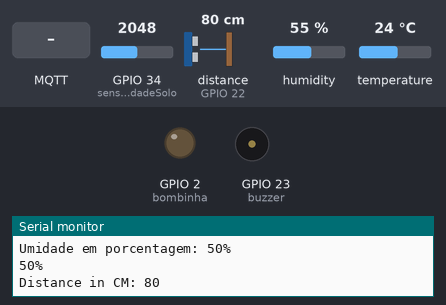
The sketch below on a simulated ESP32. Parts: output pins drawn as LEDs (lit = HIGH), buzzer (waves = sounding), the last lines printed to the serial monitor. Inputs (shaded band) come from the test bench; at power-on: distance to the obstacle (sensor on GPIO 22) 80 cm, GPIO 34 (sensorUmidadeSolo) = 2048, humidity 55 %, temperature 24 °C. The echo pulse lasts 58.3 µs per cm; WiFi joins after 1.5 s; servers stay silent unless stated; no MQTT or app messages arrive unless stated.

Above: at 4.7 s.
4.8 s: distance to the obstacle (sensor on GPIO 22) set to 4 cm
6.9 s: distance to the obstacle (sensor on GPIO 22) set to 2 cm
At 7.74 s:
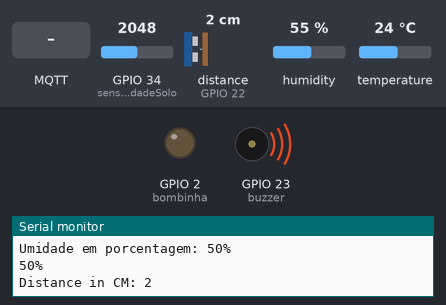
12.6 s: MQTT message "L" arrives on the first subscribed topic
At 14.4 s:
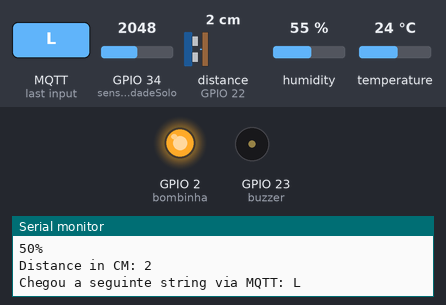
17.3 s: MQTT message "D" arrives on the first subscribed topic
At 19.1 s:
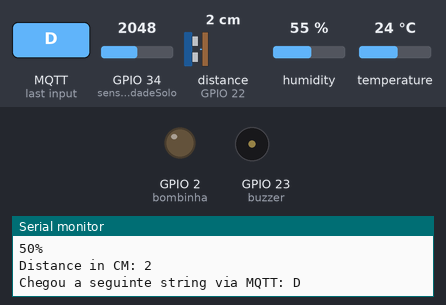
20.8 s: distance to the obstacle (sensor on GPIO 22) set to 9 cm
At 20.8 s:
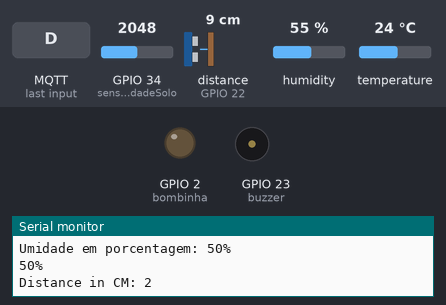
Timing chart, 0 to 23.8 s (numbered marks = the images above; inputs shaded):
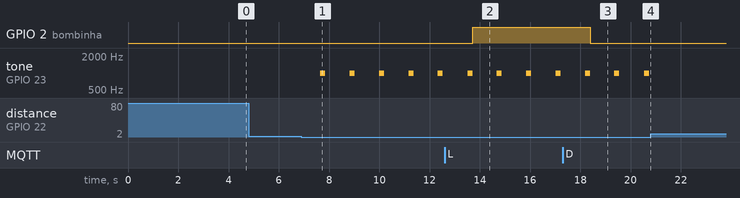

The sketch:

hortaInteligente.ino
```cpp
#include <arduino.h>
#include <WiFi.h>
#include <PubSubClient.h>
#include <DHT.h>
#include <Ultrasonic.h>

#define DHTPIN 32
#define DHTTYPE DHT11 // DHT 11
//Define Relé/BLINK

#define bombinha 2

//Define Sensor Proximidade
#define trig 21
#define echo 22

#define buzzer 23

/* Definicoes para o MQTT */
#define TOPICO_PUBLISH_TEMPERATURA   "topico_publica_temp"
#define TOPICO_PUBLISH_UMIDADE_SOLO  "topico_publica_umidade_solo"
#define TOPICO_PUBLISH_NIVEL_AGUA    "topico_publica_nivel_agua"
#define TOPICO_PUBLISH_UMIDADE       "topico_publica_umidade"
#define TOPICO_SUBSCRIBE_BOMBA_AGUA  "topico_publica_bomba_agua"
#define ID_MQTT  "Horta_Inteligente_mqtt"     //id mqtt (para identificação de sessão)

//Casa Pedro
/*const char* SSID     = "Justweb-Pedro"; // SSID / nome da rede WI-FI que deseja se conectar
const char* PASSWORD = "36393525"; // Senha da rede WI-FI que deseja se conectar
const char* BROKER_MQTT = "test.mosquitto.org";
int BROKER_PORT = 1883; // Porta do Broker MQTT*/

//Casa Isabela
const char* SSID     = "2.4GNETVIRTUACASA6"; // SSID / nome da rede WI-FI que deseja se conectar
const char* PASSWORD = "Scarabelli"; // Senha da rede WI-FI que deseja se conectar
const char* BROKER_MQTT = "test.mosquitto.org";
int BROKER_PORT = 1883; // Porta do Broker MQTT

//Variáveis e objetos globais
WiFiClient espClient; // Cria o objeto espClient
PubSubClient MQTT(espClient); // Instancia o Cliente MQTT passando o objeto espClient

Ultrasonic ultrasonic(trig,echo);
DHT dht(DHTPIN, DHTTYPE);

int distance;
int leitura;

/* Prototypes */
void initWiFi(void);
void initMQTT(void);
void mqtt_callback(char* topic, byte* payload, unsigned int length);
void reconnectMQTT(void);
void reconnectWiFi(void);
void VerificaConexoesWiFIEMQTT(void);
void umidadeTemp();
void sensorDeUmidade();
void valorUmidadeETemperatura();

int sensorUmidadeSolo = 34;
int valorLimiteUmidade = 2457;           // valor numérico da tensão de comparação do sensor / valor máximo = 4095
int valorPorcentagem = 0;

/*
   Implementações
*/
/* Função: inicializa e conecta-se na rede WI-FI desejada
   Parâmetros: nenhum
   Retorno: nenhum
*/
void initWiFi(void)
{
  delay(10);
  Serial.println("------Conexao WI-FI------");
  Serial.print("Conectando-se na rede: ");
  Serial.println(SSID);
  Serial.println("Aguarde");
  reconnectWiFi();
}
/* Função: inicializa parâmetros de conexão MQTT(endereço do broker, porta e seta função de callback)
   Parâmetros: nenhum
   Retorno: nenhum
*/
void initMQTT(void)
{
  MQTT.setServer(BROKER_MQTT, BROKER_PORT);   //informa qual broker e porta deve ser conectado
  MQTT.setCallback(mqtt_callback);            //atribui função de callback (função chamada quando qualquer informação de um dos tópicos subescritos chega)
}

/* Função: função de callback
           esta função é chamada toda vez que uma informação de
           um dos tópicos subescritos chega)
   Parâmetros: nenhum
   Retorno: nenhum
*/
void mqtt_callback(char* topic, byte* payload, unsigned int length)
{
  String msg;

  /* obtem a string do payload recebido */
  for (int i = 0; i < length; i++)
  {
    char c = (char)payload[i];
    msg += c;
  }
  Serial.print("Chegou a seguinte string via MQTT: ");
  Serial.println(msg);

  /* toma ação dependendo da string recebida */
  if (msg.equals("L"))
  {
    digitalWrite(bombinha, HIGH);
  }
  if (msg.equals("D"))
  {
    digitalWrite(bombinha, LOW);
  }

}
/*  Função:  reconecta-se  ao  broker  MQTT  (caso  ainda  não  esteja  conectado  ou  em  caso  de  a
conexão cair)
  em caso de sucesso na conexão ou reconexão, o subscribe dos tópicos é refeito.
  Parâmetros: nenhum
  Retorno: nenhum
*/
void reconnectMQTT()
{
  while (!MQTT.connected())
  {
    Serial.print("* Tentando se conectar ao Broker MQTT: ");
    Serial.println(BROKER_MQTT);
    if (MQTT.connect(ID_MQTT))
    {
      Serial.println("Conectado com sucesso ao broker MQTT!");
      MQTT.subscribe(TOPICO_SUBSCRIBE_BOMBA_AGUA);  //topicos inscritos para receber informações
    }
    else
    {
      Serial.println("Falha ao reconectar no broker.");
      Serial.println("Havera nova tentativa de conexao em 2s");
      delay(2000);
    }
  }
}
/* Função: verifica o estado das conexões WiFI e ao broker MQTT.
           Em caso de desconexão (qualquer uma das duas), a conexão
           é refeita.
   Parâmetros: nenhum Retorno: nenhum
*/
void VerificaConexoesWiFIEMQTT(void)
{
  if (!MQTT.connected())
    reconnectMQTT(); //se não há conexão com o Broker, a conexão é refeita
    reconnectWiFi(); //se não há conexão com o WiFI, a conexão é refeita
}
/* Função: reconecta-se ao WiFi
   Parâmetros: nenhum
   Retorno: nenhum
*/
void reconnectWiFi(void)
{
  //se já está conectado a rede WI-FI, nada é feito.
  //Caso contrário, são efetuadas tentativas de conexão
  if (WiFi.status() == WL_CONNECTED)
    return;
  WiFi.begin(SSID, PASSWORD); // Conecta na rede WI-FI
  while (WiFi.status() != WL_CONNECTED)
  {
    delay(100);
    Serial.print(".");
  }
  Serial.println();
  Serial.print("Conectado com sucesso na rede ");
  Serial.print(SSID);
  Serial.println("\nIP obtido: ");
  Serial.println(WiFi.localIP());
}

void tone(byte pin, int freq) {
  ledcSetup(0, 2000, 8); // setup beeper
  ledcAttachPin(pin, 0); // attach beeper
  ledcWriteTone(0, freq); // play tone
}

void ultrassonico(){
  char distancia_str[22] = {0};
  distance = ultrasonic.read();
  Serial.print("Distance in CM: ");
  Serial.println(distance);
  delay(100);

  if(distance <= 15 && distance >= 8){
    MQTT.publish(TOPICO_PUBLISH_NIVEL_AGUA, "Nível de água baixo");
  } else if(distance > 4 && distance <= 7){
    MQTT.publish(TOPICO_PUBLISH_NIVEL_AGUA, "Nível de água médio");
  }else if(distance <= 4 && distance >= 3){
    MQTT.publish(TOPICO_PUBLISH_NIVEL_AGUA, "Nível de água bom");
  }else if(distance < 3){
    tone(buzzer,1000);
    delay(200);
    tone(buzzer, 0);
  }
}


void sensorDeUmidade ()
{
  char umidade_solo_str[13] = {0};
  int valorSensorUmidadeSolo = analogRead(sensorUmidadeSolo);    // fazendo a leitura do Sensor de umidade do solo
  Serial.print(" Sensor de umidade do solo = ");                 // imprime mensagem
  Serial.println(valorSensorUmidadeSolo);                          // imprime o valor do sensor de umidade do solo

  Serial.print("Umidade em porcentagem: ");
  valorPorcentagem = 100 - ((valorSensorUmidadeSolo * 100) / 4095);
  Serial.print(valorPorcentagem);
  Serial.println("%");

  //converte a temperatura e a umidade lida para string
  sprintf(umidade_solo_str, "%d%%", valorPorcentagem);

  Serial.println(umidade_solo_str);

  /*  Publica a temperatura */
  MQTT.publish(TOPICO_PUBLISH_UMIDADE_SOLO, umidade_solo_str);
}

void valorUmidadeETemperatura(){
  char temperatura_str[13] = {0};
  char umidade_str[13] = {0};
  long h = dht.readHumidity();
  long t = dht.readTemperature();

  if (isnan(t)||isnan(h)) {
    Serial.println("Failed to read from DHT");
  } else {
    Serial.print("Temperatura: ");
    Serial.print(t);
    Serial.println("*C");
    Serial.print("Umidade: ");
    Serial.print(h);
    Serial.println("%");
  }

  //converte a temperatura e a umidade lida para string
  sprintf(temperatura_str, "%dC", t);
  sprintf(umidade_str, "%d%%", h);

  /*  Publica a temperatura */
  MQTT.publish(TOPICO_PUBLISH_TEMPERATURA, temperatura_str);
  MQTT.publish(TOPICO_PUBLISH_UMIDADE, umidade_str);

}


void setup() {
  delay(1000);
  Serial.println("Disciplina IoT: acesso a nuvem via ESP32");
  delay(1000);
  initWiFi();
  initMQTT();
  pinMode(sensorUmidadeSolo, INPUT);
  dht.begin();
  pinMode(bombinha, OUTPUT);
  pinMode(buzzer, OUTPUT);
  Serial.begin(9600);
}

void loop() {
  VerificaConexoesWiFIEMQTT();
  valorUmidadeETemperatura();
  sensorDeUmidade();
  ultrassonico();
  MQTT.loop();
  delay(800);
}
```

Measured:
- the behaviour switches between 3 and 2 cm on distance to the obstacle (sensor on GPIO 22) (found by bisection; images 0 and 1)
- after the input at 6.9 s, tone on GPIO 23 (buzzer): alternates 1000 Hz for 0.20 s and silent for 0.97 s, starting after 0.75 s
- after the input at 12.6 s, GPIO 2 (bombinha): LOW → HIGH after 1.1 s
- after the input at 17.3 s, GPIO 2 (bombinha): HIGH → LOW after 1.1 s
- after the input at 20.8 s, tone on GPIO 23 (buzzer): stops changing and stays silent
